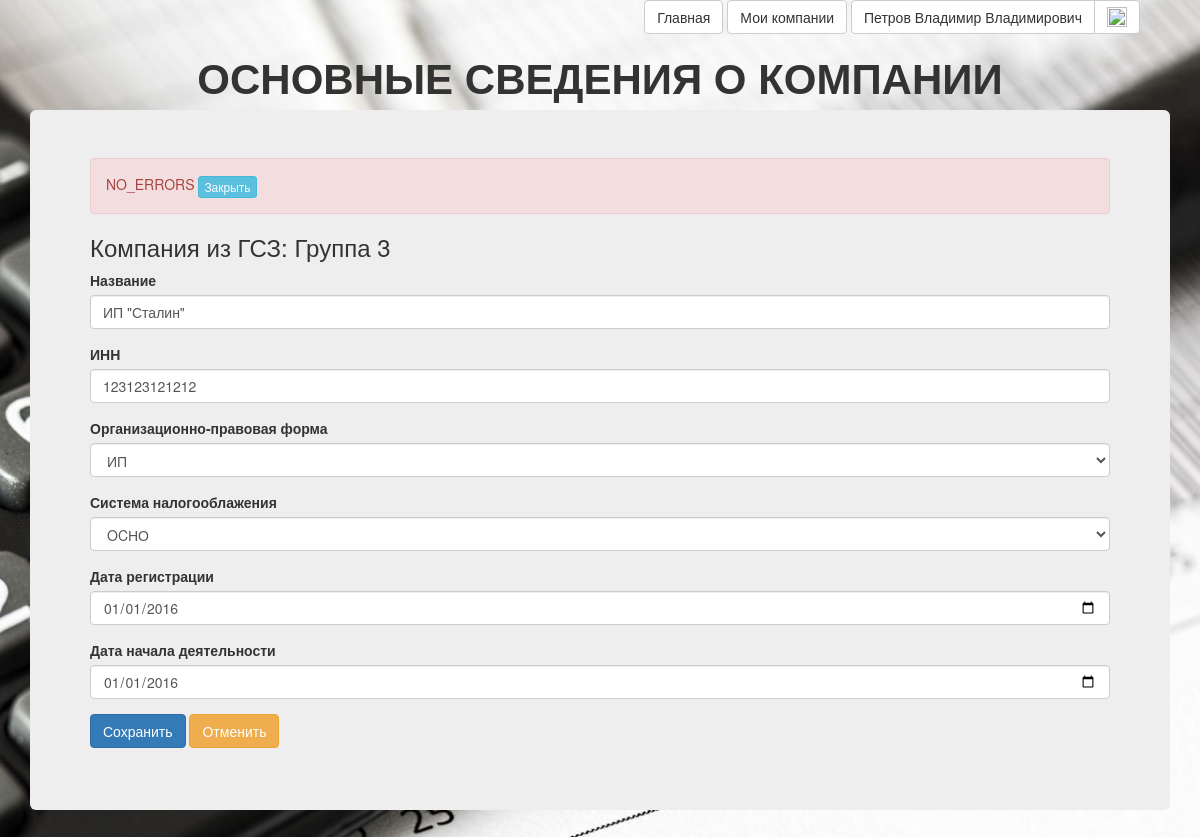
/cred_limit/company_edit.php?Company_Id=10 (signed in), run on the app's committed database.
### tables this page shows
CREATE TABLE `users` (
  `id` bigint(20) UNSIGNED NOT NULL,
  `email` char(64) NOT NULL,
  `nickname` char(64) NOT NULL,
  `password` char(225) NOT NULL,
  `fullname` char(100) DEFAULT NULL,
  `newsletter` tinyint(1) DEFAULT NULL,
  `status_active` tinyint(1) NOT NULL
);

CREATE TABLE `company` (
  `Id` int(10) UNSIGNED NOT NULL,
  `INN` bigint(20) UNSIGNED NOT NULL,
  `GSZ_Id` tinyint(2) UNSIGNED NOT NULL,
  `User_Id` bigint(20) UNSIGNED NOT NULL,
  `Name` char(150) NOT NULL,
  `OPF_Id` tinyint(2) UNSIGNED NOT NULL,
  `SNO_Id` tinyint(2) UNSIGNED NOT NULL,
  `Date_Registr` date DEFAULT NULL,
  `Date_Begin_Work` date DEFAULT NULL
);

CREATE TABLE `gsz` (
  `Id` tinyint(2) UNSIGNED NOT NULL,
  `User_Id` bigint(20) UNSIGNED NOT NULL,
  `Brief_Name` char(30) DEFAULT NULL,
  `Full_Name` char(150) DEFAULT NULL
);

CREATE TABLE `opf` (
  `Id` tinyint(2) UNSIGNED NOT NULL,
  `Brief_Name` varchar(10) NOT NULL,
  `Full_Name` varchar(100) NOT NULL,
  `INN_Length` tinyint(2) UNSIGNED NOT NULL,
  `Is_Corporation` tinyint(1) NOT NULL DEFAULT '1' COMMENT 'Признак того, что компания является организацией (не ИП). У ИП=0, у других = 1.'
);

CREATE TABLE `sno` (
  `Id` tinyint(2) UNSIGNED NOT NULL,
  `Brief_Name` varchar(10) NOT NULL,
  `Full_Name` varchar(100) NOT NULL,
  `Cred_Limit_Affect` tinyint(1) NOT NULL DEFAULT '1'
);

### registration/lib/common.php (called while the page is built, shortened)
<?php
function get_current_user_id()
{
	return $_SESSION['user_id'];
}
function db_user_find_by_id($dbh, $id)
{
	$query = 'SELECT * FROM users WHERE id=?';
	$stmt = mysqli_prepare($dbh, $query);
	mysqli_stmt_bind_param($stmt, 's', $id);
	if (mysqli_stmt_execute($stmt) === false)
		db_handle_error($dbh);
	$qr = mysqli_stmt_get_result($stmt);
	$result = mysqli_fetch_assoc($qr);
	return $result;
}

### cred_limit/script/cred_limit_scripts.php (called while the page is built, shortened)
<?php
require_once($_SERVER['DOCUMENT_ROOT'].'/script/app_config.php');
class Company_Item
{
	function __construct($Company_Id)
	{
		$query = "SELECT `A`.`Name` AS `Name`, `A`.`INN` AS `INN`, `A`.`GSZ_Id` AS `GSZ_Id`, `A`.`OPF_Id` AS `OPF_Id`, `A`.`SNO_Id` AS `SNO_Id`, `B`.`Brief_Name` AS `OPF`, ";
		$query .= " `C`.`Brief_Name` AS `SNO`, `D`.`Brief_Name` AS  `GSZ_Name`, `A`.`Date_Registr`, `A`.`Date_Begin_Work`, `B`.`Is_Corporation` ";
		$query .= "FROM `Company` `A`, `OPF` `B`, `SNO` `C` , `GSZ` `D` ";
		$query .= "WHERE `A`.`Id`={$Company_Id} AND (`A`.`OPF_Id`=`B`.`Id`) AND (`A`.`SNO_Id`=`C`.`Id`) AND (`A`.`GSZ_Id`=`D`.`Id`)";
		$row = getRow($query);
		$this->Name = htmlspecialchars($row['Name']);
		$this->INN = $row['INN'];
		$this->GSZ_Name = htmlspecialchars($row['GSZ_Name']);
		$this->OPF = $row['OPF'];
		$this->SNO = $row['SNO'];
		$this->Date_Registr = (is_null($row['Date_Registr']) ? "" : $row['Date_Registr']);
		$this->Date_Begin_Work = (is_null($row['Date_Begin_Work']) ? "" : $row['Date_Begin_Work']);
	}
}
function get_error_message()
{
	if (isset($_GET['error']))
		return (ERROR_MESSAGE_PREFIX . '<strong>'.htmlspecialchars(urldecode($_GET['error'])).'.</strong>');
	else
		return NO_ERRORS_MESSAGE;
}
function get_OPF_names()
{
	$array_OPF_names = [];
	$query = 'SELECT `Brief_Name`, `INN_Length` FROM `OPF`';
	$result_array = getTable($query);
	foreach ($result_array as $row)
	{
		$array_OPF_names[$row['Brief_Name']]=$row['INN_Length'];
	}
	return $array_OPF_names;
}
function get_SNO_names()
{
	$array_SNO_names = [];
	$query = 'SELECT `Brief_Name`, `Cred_Limit_Affect` FROM `SNO`';
	$result_array = getTable($query);
	foreach ($result_array as $row)
	{
		$array_SNO_names[$row['Brief_Name']]=$row['Cred_Limit_Affect'];
	}
	return $array_SNO_names;
}

### script/finansist_scripts.php (called while the page is built, shortened)
<?php
require_once $_SERVER['DOCUMENT_ROOT'].'/registration/lib/common.php';
function xss($data)
{
    if (is_array($data))
    {
        $escaped = array();
        foreach ($data as $key => $value)
        {
            $escaped[$key] = xss($value);
        }
        return $escaped;
    }
    return trim(htmlspecialchars($data));
}
function getRow($query)
{
    global $mysqli;
    $result_set = $mysqli->query($query);
    $row = $result_set->fetch_assoc();
    return $row;
}
function getTable($query)
{
    global $mysqli;
    $result_set = $mysqli->query($query);
    $result = array();
    while (($row = $result_set->fetch_assoc()) !=false)
    {
        $result[]=$row;
    }
    return $result;
}
?>

### script/app_config.php (called while the page is built, shortened)
<?php
require_once 'finansist_scripts.php';
$get = xss($_GET);

### cred_limit/company_edit.php (the view, shortened to what this page needs)
<?php
	require_once('script/cred_limit_scripts.php');
	include_once ($_SERVER['DOCUMENT_ROOT'].'\registration\header_login.php');
	$company = new Company_item($get["Company_Id"]);
	$error_message = get_error_message();
?>
<!DOCTYPE html>
<html>
<head>
	<link href="/css/bootstrap.min.css" rel="stylesheet"/>
	<link href="/css/style.css" rel="stylesheet"/>
	<link rel="stylesheet" href="/css/alertify.css">
	<link rel="stylesheet" href="/css/themes/bootstrap.css">
</head>
<body>
	<div class="container">
		<header>
			<h2 class="text-center">Основные сведения о компании</h2>
		</header>
		<div class="jumbotron">
			<div id="error_message_div" class="alert alert-danger" role="alert">
				<span id="error_message"><?=$error_message?></span>
				<button id="btnError_message" type="button" class="btn btn-info btn-xs">Закрыть</button>
			</div>
			<h3>Компания из ГСЗ: <?=$company->GSZ_Name?></h3>
			<form name="edit_form" id="edit_form" class="validated_company_form"  action="<?=HTML_PATH_COMPANY_SAVE_ITEM?>?action=update" method="POST">
				<div class="form-group">
					<label for="Company_Name">Название</label>
					<input type="text" class="form-control" name="Company_Name" id="Company_Name"  maxlength="<?=MAX_LENGTH_COMPANY_NAME?>" value="<?=$company->Name?>">
				</div>
				<div class="form-group">
					<label for="INN">ИНН</label>
					<input type="text" class="form-control company_input" name="INN" id="INN" maxlength=12 minlength=10 value="<?=$company->INN?>">
				</div>
				<div class="form-group">
				    <label for="OPF">Организационно-правовая форма</label>
				    <select class="form-control company_input" name="OPF" id="OPF">
						<?php
						foreach (get_OPF_names() as $OPF_name => $INN_Length)
							if ($OPF_name==($company->OPF)): ?>
								<option data-INN_Length="<?=$INN_Length?>" selected><?=$OPF_name?></option>
							<?php else: ?>
								<option data-INN_Length="<?=$INN_Length?>"><?=$OPF_name?></option>
							<?php endif; ?>
					</select>
				</div>
				<div class="form-group">
			    	<label for="SNO">Система налогооблажения</label>
			    	<select class="form-control company_input"  name="SNO" id="SNO" >
					<?php
					foreach (get_SNO_names() as $SNO_name => $Cred_Limit_Affect)
						if ($SNO_name==($company->SNO)): ?>
							<option data-Cred_Limit_Affect="<?=$Cred_Limit_Affect?>" selected><?=$SNO_name?></option>
						<?php else: ?>
							<option data-Cred_Limit_Affect="<?=$Cred_Limit_Affect?>"><?=$SNO_name?></option>
						<?php endif; ?>
					</select>
				</div>
				<div class="form-group">
					<label for="Date_Registr">Дата регистрации</label>
					<input type="date" required class="form-control company_input" name="Date_Registr" id="Date_Registr" value="<?=$company->Date_Registr?>" >
				</div>
				<div class="form-group">
					<label for="Date_Begin_Work">Дата начала деятельности</label>
					<input type="date" class="form-control company_input" name="Date_Begin_Work" id="Date_Begin_Work" value="<?=$company->Date_Begin_Work?>" >
				</div>
				<button type="submit" class="btn btn-primary">Сохранить</button>
				<button type="button" class="btn btn-warning" onClick="history.back();">Отменить</button>
			</form>
		</div>
</body>
</html>

### registration/header_login.php (shortened to what this page needs)
<?php
$dbh = db_connect();
$current_user = db_user_find_by_id($dbh, get_current_user_id());
?>
<html>
<div align="right" style="margin-right:5%" class="wrapper">
		<?php if ($current_user): ?>
			<a href="../" class="btn btn-default">Главная</a>
			<a href="../registration\users_company.php" class="btn btn-default">Мои компании</a>
			<div class="btn-group">
			  <a href="../registration/users_setting.php" title="Настройки профиля" class="btn btn-default"><?= $current_user['fullname'] ?></a>
			  <a href="../registration/logout.php" title="Выход" class="btn btn-default"><img width="20" height="20" src="../img/Out.png"></a>
			</div>
		<?php endif; ?>
</div>
</html>

### css/style.css (style rules this page uses)
body { background-image: url(../img/bg.jpg); height: 100%; background-repeat: no-repeat; background-size: cover; }
h2 { font-size: 42px; font-style: normal; font-weight: 700; text-transform: uppercase; }
.jumbotron { text-align: left; }

### data on the page
users: fullname "Петров Владимир Владимирович"
company: GSZ_Id.Brief_Name "Группа 3", Company_Name "ИП \"Сталин\"", INN "123123121212", Date_Registr "01/01/2016", Date_Begin_Work "01/01/2016"
opf: OPF "ИП"
sno: SNO "OCНО"

### other printed values
$error_message "NO_ERRORS"
